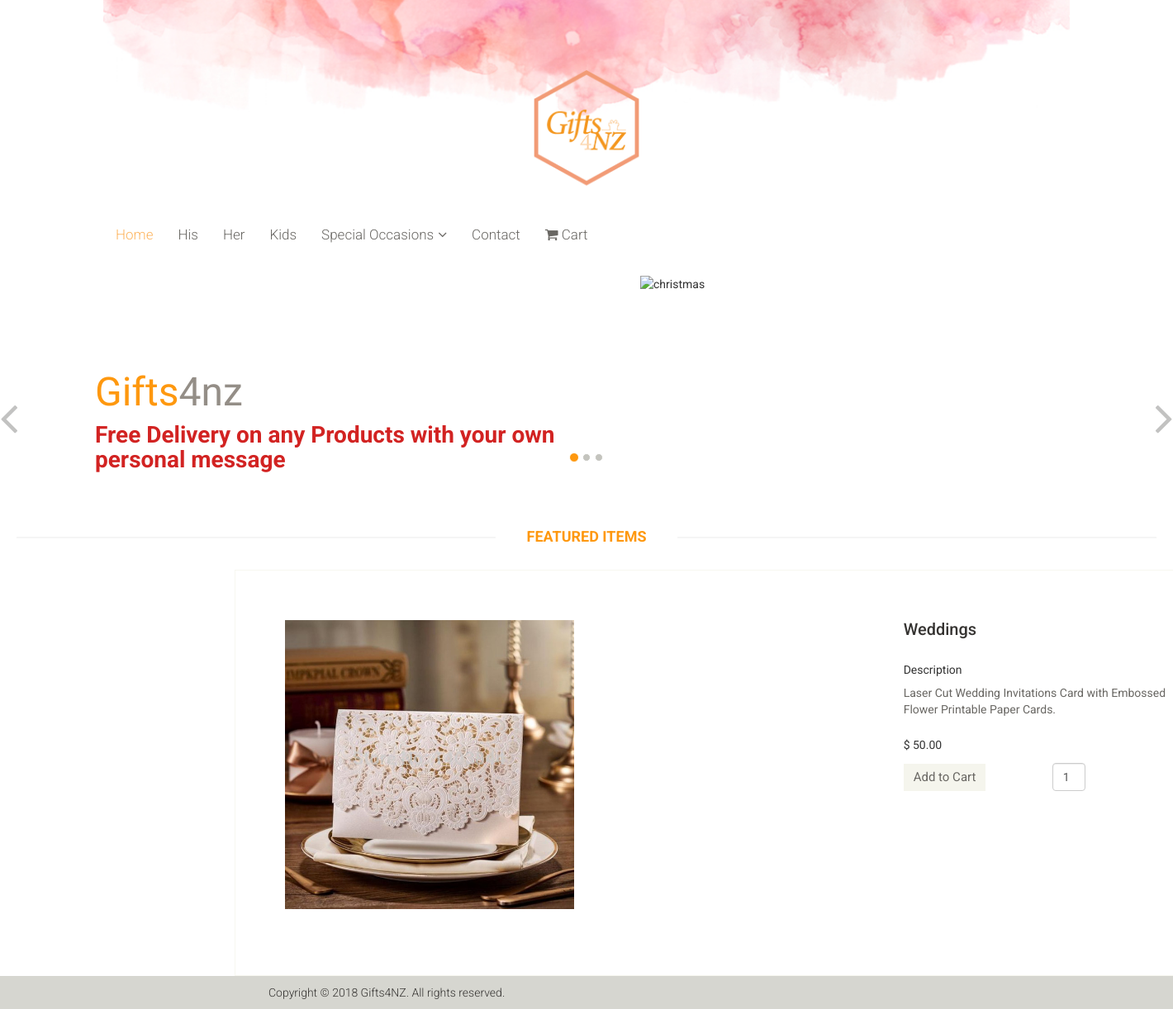
Page /wedding-prod-detail.php?id=1 on the committed database.
### tables this page shows
CREATE TABLE IF NOT EXISTS `wedding_prod` (
`id` int(11) NOT NULL,
  `name` varchar(255) NOT NULL,
  `image` varchar(900) NOT NULL,
  `price` double(10,2) NOT NULL,
  `description` varchar(255) NOT NULL
);

### wedding-prod-detail.php (the view, shortened to what this page needs)
<?php
 $conn = mysql_connect("localhost", "root", "test1234");
 ?>   <!DOCTYPE html>
<html lang="en">
<head>
    <link href="css/bootstrap.min.css" rel="stylesheet">
    <link href="css/font-awesome.min.css" rel="stylesheet">
    <link href="css/prettyPhoto.css" rel="stylesheet">
    <link href="css/price-range.css" rel="stylesheet">
    <link href="css/animate.css" rel="stylesheet">
	<link href="css/main.css" rel="stylesheet">
	<link href="css/responsive.css" rel="stylesheet">
</head>
<body>
	<header id="header">
	<div class="container">
			<div class="header-middle ">
				<div class="row" >
							<img src="images/4.png" alt="logo1" style="max-width:100%"/></a>
				</div>
			</div>
		</div>
		<div class="header-bottom">
			<div class="container">
				<div class="row">
					<div class="col-sm-9">
						<div class="mainmenu pull-left">
							<ul class="nav navbar-nav collapse navbar-collapse">
								<li><a href="index.php" class="active">Home</a></li>
								<li><a href="his.php">His</a></li>
								<li><a href="her.php">Her</a></li>
								<li><a href="kids.php">Kids</a></li>
								<li class="dropdown"><a href="specials.php">Special Occasions<i class="fa fa-angle-down"></i></a>
                                </li>
								<li><a href="cart_1.php #contact-page">Contact</a></li>
								<li><a href="cart_1.php#cart_items"><i class="fa fa-shopping-cart"></i> Cart</a></li>
							</ul>
						</div>
					</div>
				</div>
			</div>
		</div>
	</header>
	<section id="slider">
			<div class="row">
				<div class="col-sm-12">
					<div id="slider-carousel" class="carousel slide" data-ride="carousel">
						<ol class="carousel-indicators">
							<li data-target="#slider-carousel" data-slide-to="0" class="active"></li>
							<li data-target="#slider-carousel" data-slide-to="1"></li>
							<li data-target="#slider-carousel" data-slide-to="2"></li>
						</ol>
						<div class="carousel-inner">
							<div class="item active">
								<div class="col-sm-6" style="float:left">
									<h1><span>Gifts</span>4nz</h1>
									<h2>Free Delivery on any Products with your own personal message</h2>
								</div>
								<div class="col-sm-6" style="float:left;">
									<img src="images/slider/christmas.jpg" class="girl img-responsive" alt="christmas" />
								</div>
							</div>
						</div>
						<a href="#slider-carousel" class="left control-carousel hidden-xs" data-slide="prev">
							<i class="fa fa-angle-left"></i>
						</a>
						<a href="#slider-carousel" class="right control-carousel hidden-xs" data-slide="next">
							<i class="fa fa-angle-right"></i>
						</a>
					</div>
				</div>
			</div>
	</section>
							<h2 class="title text-center">Featured Items</h2>
							<div class="container product-information">
							<?php
								$query = "SELECT * FROM wedding_prod where id='".$_GET["id"]."'ORDER BY id ASC";
								$result = mysql_query($query,$conn);
								if(!$result)
								{
									echo "ERRORR";
								}
								else
								{
									if(mysql_num_rows($result) > 0)
									{
										 while($row = mysql_fetch_array($result))
										 {
						?>
							<form method="get" action="cart_1.php?action=add&id=<?php echo $row["id"]; ?>">
							<div class="row">
								<div class="col-md-8 " ><img src="<?php echo $row["image"]; ?>" height="350px" width="350px" class="img-responsive" alt="Prodsimgs" /><br />  </div>
								<div class="col-md-4 " >
								<h2><?php echo $row["name"]; ?></h2>
									<span>Description</span>
									<p><?php echo $row["description"]; ?></p>
									<span>$ <?php echo $row["price"]; ?></span>
									<div>
									<input type="submit" name="add_to_cart" style="margin-top:5px;" class="btn btn-default add-to-cart" value="Add to Cart" />
									<input type="text" name="quantity" class="form-control" value="1"  placeholder="Quantity" style="width:40px;  margin-top:-59px; margin-left:180px;"/>
									</div>
									</div>
										<?php
								}
							}
						}
						?>
									</div>
					</form>
					</div>
		<footer id="footer"   style="max-width:100%">
		<div class="footer-bottom">
			<div class="container" >
				<div class="row">
					<p class="pull-left">Copyright © 2018 Gifts4NZ. All rights reserved.</p>
					</div>
			</div>
		</div>
	</footer>
</body>
</html>

### css/main.css (style rules this page uses)
body { font-family: 'Roboto', sans-serif; position: relative; font-weight:Normal; }
ul li { list-style: none; }
a { -webkit-transition: 300ms; -moz-transition: 300ms; -o-transition: 300ms; transition: 300ms; }
h1, h2, h3, h4, h5, h6 { font-family: 'Roboto', sans-serif; }
.header-bottom { padding-bottom: 30px; padding-top: 30px; }
.navbar-collapse.collapse { padding-left: 0; }
.mainmenu ul li { padding-right: 15px; padding-left: 15px; }
.mainmenu ul li:first-child { padding-left: 0px; }
.mainmenu ul li a { color: #696763; font-family: 'Roboto', sans-serif; font-size: 17px; font-weight: 300; padding: 0; padding-bottom: 10px; }
.mainmenu ul li a:hover, .mainmenu ul li a.active, .shop-menu ul li a.active { background:none; color:#fdb45e; }
.fa-angle-down { padding-left: 5px; }
#footer { background: #F0F0E9; width:1900px; }
.footer-bottom { background: #D6D6D0; padding-top: 10px; }
.footer-bottom p { color: #363432; font-family: 'Roboto', sans-serif; font-weight: 300; margin-left: 200px; }
#slider { padding-bottom: 45px; }
.carousel-indicators li { background: #C4C4BE; }
.carousel-indicators li.active { background: #FE980F; }
.item { padding-left: 100px; }
.girl { margin-left: 0; }
.item h1 { color:#948e87; font-family: abel; font-size: 48px; margin-top: 115px; }
.item h1 span { color:#fe980f; }
.item h2 { color: #d22322; font-family: 'Roboto', sans-serif; font-size: 28px; font-weight: 700; margin-bottom: 22px; margin-top: 10px; }
.control-carousel { position: absolute; top: 50%; font-size: 60px; color: #C2C2C1; }
.right { right: 0; }
.left-sidebar h2:after, h2.title:after { content: " "; position: absolute; border: 1px solid #f5f5f5; bottom:8px; left: 0; width: 100%; height: 0; z-index: -2; }
h2.title:before { content: " "; position: absolute; background: #fff; bottom: -6px; width: 220px; height: 30px; z-index: -1; left: 50%; margin-left: -110px; }
h2.title { color: #FE980F; font-family: 'Roboto', sans-serif; font-size: 18px; font-weight: 700; margin: 0 20px; text-transform: uppercase; margin-bottom: 30px; position: relative; }
.add-to-cart { background:#F5F5ED; border: 0 none; border-radius: 0; color: #696763; font-family: 'Roboto', sans-serif; font-size: 15px; margin-bottom: 25px; }
.product-information { border: 1px solid #F7F7F0; overflow: hidden; padding-bottom: 60px; padding-left: 60px; padding-top: 60px; position: relative; margin-left:20%; }
.product-information h2 { color: #363432; font-family: 'Roboto', sans-serif; font-size: 20px; margin-top: 0; }
.product-information p { color: #696763; font-family: 'Roboto', sans-serif; margin-bottom: 5px; }
.product-information span { display: inline-block; margin-bottom: 8px; margin-top: 18px; }

### rows in the picture
wedding_prod: image (picture), name "Weddings", description "Laser Cut Wedding Invitations Card with Embossed Flower Printable Paper Cards.", price "50.00"
